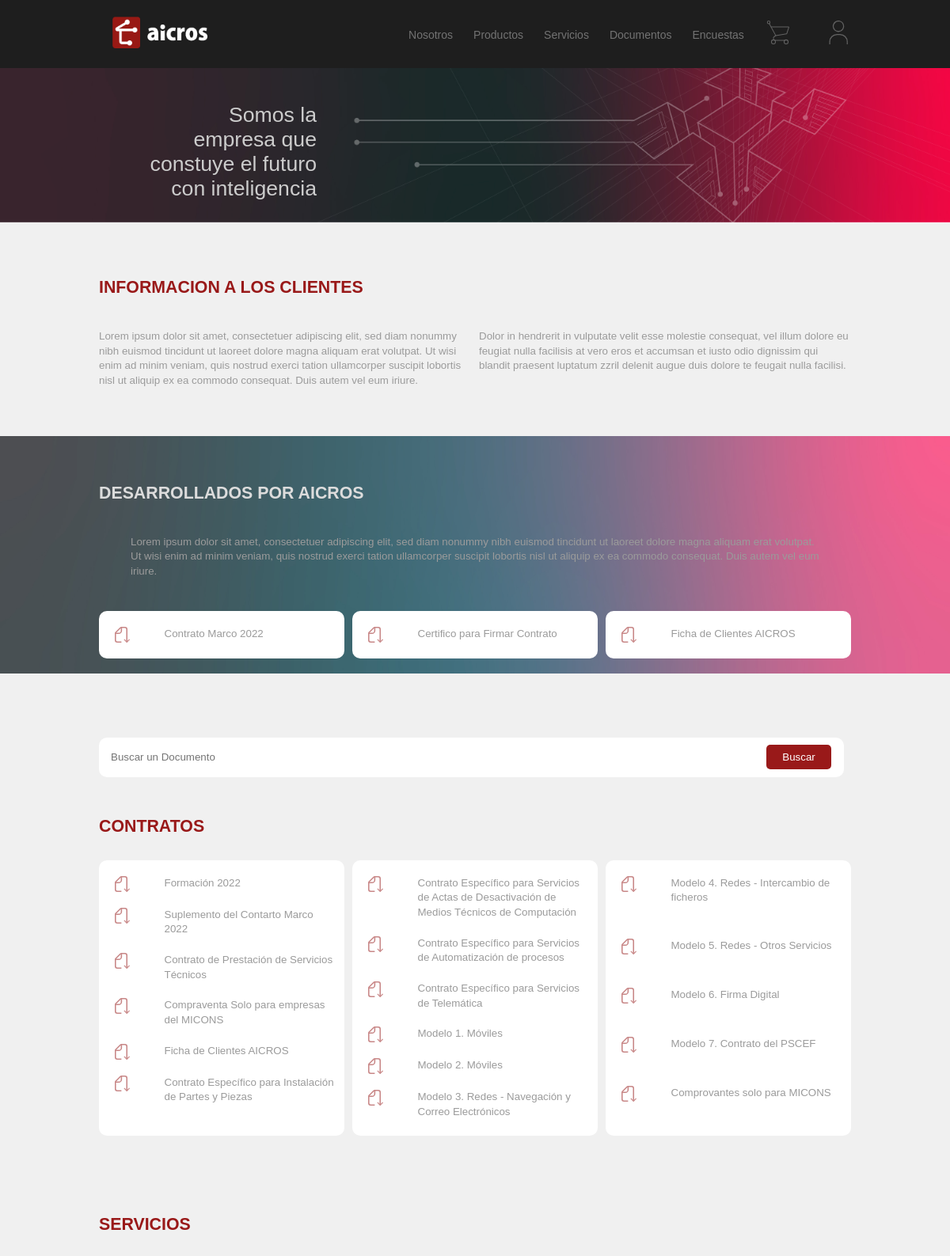
/Documentos/ (upper part), run on the app's committed database.
### ai04Documentos/models.py (models this page shows)
class Documentos(models.Model):
    Titulo  = models.CharField( max_length = 500 )
    Doc     = models.FileField(null=True,blank=True)#upload_to="",
    class Meta:
        verbose_name        = '01Documento'
        verbose_name_plural = '01Documentos'
    def __str__(self):
        return self.Titulo

class Contratos(models.Model):
    Titulo  = models.CharField( max_length = 500 )
    Doc     = models.FileField(null=True,blank=True)
    class Meta:
        verbose_name        = '02Contrato'
        verbose_name_plural = '02Contratos'
    def __str__(self):
        return self.Titulo

### ai04Documentos/views.py (the view)
# urls.py: path('',Documentos,name='Documentos'),
def Documentos(request):
    try:
        filtro = request.GET['filtrado']
    except:
        filtro =''
    print(filtro,type(filtro))
    documento   = models.Documentos.objects.all()
    contrato    = models.Contratos.objects.filter( Titulo__contains = filtro )
    servicio    = models.Servicios.objects.filter( Titulo__contains = filtro )
    catalogo    = models.Catalogos.objects.filter( Titulo__contains = filtro )
    otro        = models.Otros.objects.filter( Titulo__contains = filtro )
    enviaste_un_email(request)
    data = [len(contrato),len(servicio),len(catalogo),len(otro)]
    vacio = 0
    for i in data:
        if i == 0: vacio += 1
    ctx = {
        'PaginaActual'  : "'Documentos'",
        'data'          : data      ,
        'columnajs'     : 0         ,
        'documento'     : documento ,
        'contrato'      : contrato  ,
        'servicio'      : servicio  ,
        'catalogo'      : catalogo  ,
        'otro'          : otro      ,
        'filtro'        : filtro    ,
        'vacio'         : vacio     ,
    }
    return render(request,"Documentos/Documentos.html",ctx)

### ai04Documentos/models.py (called while the page is built)
    def __str__(self):
        return self.Titulo

    def __str__(self):
        return self.Titulo

    def __str__(self):
        return self.Titulo

### aicrosWeb/views.py (called while the page is built)
def enviaste_un_email(request):
    if request.method == "POST":
        asunto          = request.POST['Nombre'] +'('+ request.POST['Personalidad'] +')'
        contenido       = request.POST['Contenido'] + ' ' + request.POST['Correo']
        remitente       = request.POST['Correo']
        destinatario    = settings.EMAIL_HOST_USER
        send_mail( asunto, contenido, remitente, [ destinatario ], fail_silently = False )

### ai04Documentos/Templates/Documentos/Documentos.html (shortened to what this page needs)
{% extends "Home/base.html" %}
{% load static %}
{% block content %}
<div class="nuevaSeccion">
    <section id="bannerDocumento" class="bannerclass">
        <h1>Somos la <br> empresa que <br> constuye el futuro <br> con inteligencia</h1>
    </section>
    <div class="SeccionesGenerales">
        <section class="seccionInicial">
            <header> <h2>Informacion a los clientes</h2></header>
            <div>
                <p>
                    Lorem ipsum dolor sit amet, consectetuer adipiscing elit, sed diam nonummy nibh euismod tincidunt ut laoreet dolore magna aliquam erat volutpat. Ut wisi enim ad minim veniam, quis nostrud exerci tation ullamcorper suscipit lobortis nisl ut aliquip ex ea commodo consequat. Duis autem vel eum iriure.
                </p>
                <p>
                    Dolor in hendrerit in vulputate velit esse molestie consequat, vel illum dolore eu feugiat nulla facilisis at vero eros et accumsan et iusto odio dignissim qui blandit praesent luptatum zzril delenit augue duis dolore te feugait nulla facilisi.
                </p>
            </div>
        </section>
    </div>
    <div class="backgraondline"></div>
    <div class="SeccionesGenerales SegundoBloque">
        <section class="textoBackground ">
            <header class="blanco"><h2>Desarrollados por aicros</h2></header>
            <p>
                Lorem ipsum dolor sit amet, consectetuer adipiscing elit, sed diam nonummy nibh euismod tincidunt ut laoreet dolore magna aliquam erat volutpat. Ut wisi enim ad minim veniam, quis nostrud exerci tation ullamcorper suscipit lobortis nisl ut aliquip ex ea commodo consequat. Duis autem vel eum iriure.
            </p>
            <div class="">
                <article class="DocumentosRecientes cartasDocumentos">
                    {% for i in documento %}
                        <article>
                            <a href="{{i.Doc.url}}" target="_blank">
                                <div>
                                    <img src="{% static 'Media/Componentes 27-9-22/Íconos/SVG/Propuesta de Diseño-108.svg' %}" alt="icono">
                                    <p>
                                        {{i}}
                                    </p>
                                </div>
                            </a>
                        </article>
                    {% endfor %}
            </div>
        </section>
        <section id="Buscador">
            <form action="">{% csrf_token %}
                <input type="text" name="filtrado" value="{{filtro}}" placeholder="Buscar un Documento">
                <button> Buscar </button>
            </form>
        </section>
        {% if contrato %}
            <section class="Documentos">
                <header><h2>Contratos</h2></header>
                <div class="CascadaDocumento">
                    <article class="cartasDocumentos">
                        <article id="0{{data.0}}1">
                            {% for i in contrato %}
                            {% if  i.Doc  %}
                                <a href="{{i.Doc.url}}" target="_blank">
                                    <div>
                                        <img src="{% static 'Media/Componentes 27-9-22/Íconos/SVG/Propuesta de Diseño-108.svg' %}" alt="icono">
                                        <p>
                                            {{i}}
                                        </p>
                                    </div>
                                </a>
                            {% endif %}
                            {% endfor %}
                        </article>
                        <article id="0{{data.0}}2"></article>
                        <article id="0{{data.0}}3"></article>
                    </article>
                </div>
            </section>
        {% endif %}
        {% if servicio %}
        <section class="Documentos">
            <header><h2>Servicios</h2></header>
        </section>
        {% endif %}
    </div>
</div>
{% endblock %}

### aicrosWeb/Static/Media/Archivos/Estilo.css (style rules this page uses)
* { margin: 0px; padding: 0px; transition: 0.5s; }
h1 { font: 100 20pt 'Helvetica', sans-serif; }
h2 { font: 900 16pt 'Kozuka', sans-serif; text-transform: uppercase; }
p { font: 300 10pt/1.4 'Arial', sans-serif; color: rgb(155, 155, 155); }
button { color: white; background-color: rgb(153, 25, 25); border: none; border-radius: 5px; padding: 8px 20px; }
a { text-decoration: none; }
body { position: relative; top: 70px; }
body { background-color: rgb(240, 240, 240); }

### aicrosWeb/Static/Media/Archivos/EstiloResto.css (style rules this page uses)
.bannerclass { clear: both; background-size: 100%; background-repeat: no-repeat; background-position: center bottom; color: rgb(204, 204, 204); height: 201px; width: 100%; }
.bannerclass h1 { background-size: 1300px; background-repeat: no-repeat; background-position: center top; height: 200px; padding: 50px 0px 0px; text-align: right; display: grid; grid-template-columns: 1fr 1fr 1fr; grid-template-rows: 1fr 1fr ; }
#bannerDocumento { background-image:url("/static/Media/Componentes 27-9-22/Banner/Propuesta de Diseño-180.jpg" ); }
#bannerDocumento h1 { background-image:url("/static/Media/Componentes 27-9-22/Banner/Propuesta de Diseño-44.jpg" ); }
.nuevaSeccion { display: flex; flex-direction: column; align-items: center; padding-top: 10px; }
.SeccionesGenerales { clear: both; margin: 70px 20px 0px 20px; max-width: 950px; }
.SeccionesGenerales h2 { color: rgb(153, 25, 25); margin-bottom: 40px; }
.SeccionesGenerales section { padding-bottom: 100px ; }
.SegundoBloque { margin-top: -240px; }
.seccionInicial div { display: grid; grid-template-columns: 1fr 1fr; gap: 10px; margin-top: 30px; }
.blanco h2 { color: rgb(220,220,220); }
.backgraondline { height: 300px; width: 100%; margin-top: -40px; background-image: url("/static//Media/Componentes 27-9-22/Banner/Propuesta de Diseño-49.jpg"); background-size: 100% 100%; }
.textoBackground p { padding: 0px 40px 40px; }
.Documentos h2 { margin-bottom: 30px; }
.cartasDocumentos { display: grid ; grid-template-columns: 1fr 1fr 1fr; gap: 10px; }
.cartasDocumentos article { background-color: white; border-radius: 10px; padding: 10px 0; }
.cartasDocumentos div { display: grid; padding: 0 10px; grid-template-columns: 1fr 3fr; height:fit-content; }
.cartasDocumentos img { height: 20px; padding: 10px; }
.cartasDocumentos p { padding: 10px 0 ; }
#Buscador { padding-bottom: 50px; width: 97.5%; }
#Buscador input { width: 100%; height: 50px; border-radius: 10px; border: 0px solid; margin: 0 -102px 0 0; padding: 0 0 0 15px; }

### data on the page
Documentos: Titulo "Contrato Marco 2022"
Documentos: Titulo "Certifico para Firmar Contrato"
Documentos: Titulo "Ficha de Clientes AICROS"
Contratos: Titulo "Formación 2022"
Contratos: Titulo "Suplemento del Contarto Marco 2022"
Contratos: Titulo "Contrato de Prestación de Servicios Técnicos"
Contratos: Titulo "Compraventa Solo para empresas del MICONS"
Contratos: Titulo "Ficha de Clientes AICROS"
Contratos: Titulo "Contrato Específico para Instalación de Partes y Piezas"
Contratos: Titulo "Contrato Específico para Servicios de Actas de Desactivación de Medios Técnicos de Computación"
Contratos: Titulo "Contrato Específico para Servicios de Automatización de procesos"
Contratos: Titulo "Contrato Específico para Servicios de Telemática"
Contratos: Titulo "Modelo 1. Móviles"
Contratos: Titulo "Modelo 2. Móviles"
Contratos: Titulo "Modelo 3. Redes - Navegación y Correo Electrónicos"
Contratos: Titulo "Modelo 4. Redes - Intercambio de ficheros"
Contratos: Titulo "Modelo 5. Redes - Otros Servicios"
Contratos: Titulo "Modelo 6. Firma Digital"
Contratos: Titulo "Modelo 7. Contrato del PSCEF"
Contratos: Titulo "Comprovantes solo para MICONS"
